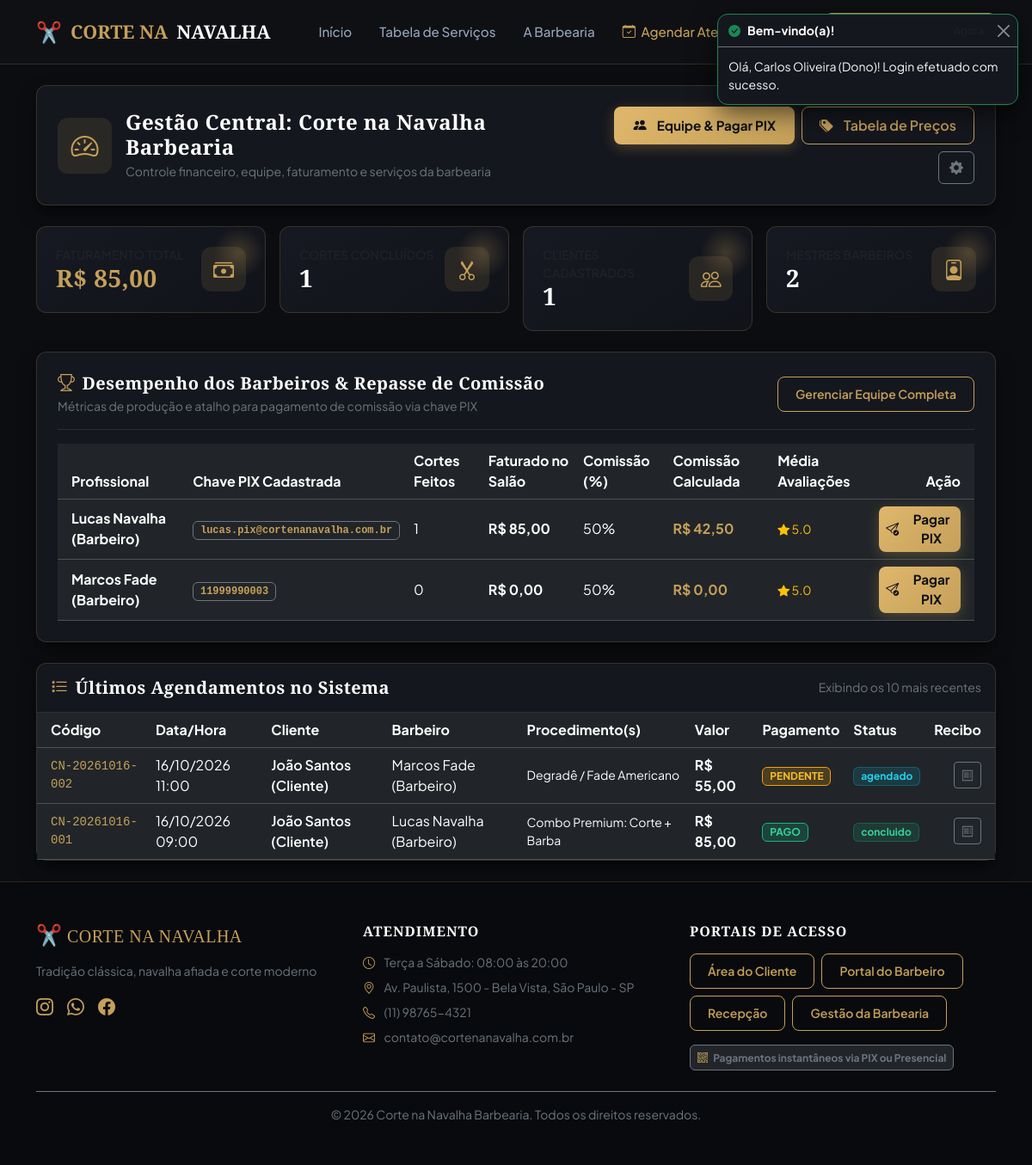
Page /admin/dashboard.php (signed in) on the committed database.
### tables this page shows
CREATE TABLE IF NOT EXISTS `configuracao_empresa` (
    `id` INT AUTO_INCREMENT PRIMARY KEY,
    `nome_barbearia` VARCHAR(150) NOT NULL DEFAULT 'Corte na Navalha Barbearia',
    `slogan` VARCHAR(255) DEFAULT 'Tradição, estilo e precisão em cada detalhe',
    `cnpj` VARCHAR(20) DEFAULT '12.345.678/0001-90',
    `telefone` VARCHAR(20) DEFAULT '(11) 98765-4321',
    `email` VARCHAR(100) DEFAULT 'contato@cortenanavalha.com.br',
    `endereco` VARCHAR(255) DEFAULT 'Rua dos Barbeiros, 777 - Centro, São Paulo - SP',
    `horario_abertura` TIME DEFAULT '08:00:00',
    `horario_fechamento` TIME DEFAULT '20:00:00',
    `chave_pix_principal` VARCHAR(100) DEFAULT 'pix@cortenanavalha.com.br',
    `tipo_chave_pix` VARCHAR(30) DEFAULT 'E-mail',
    `atualizado_em` TIMESTAMP DEFAULT CURRENT_TIMESTAMP ON UPDATE CURRENT_TIMESTAMP
);

CREATE TABLE IF NOT EXISTS `usuarios` (
    `id` INT AUTO_INCREMENT PRIMARY KEY,
    `nome` VARCHAR(150) NOT NULL,
    `email` VARCHAR(120) NOT NULL UNIQUE,
    `cpf` VARCHAR(20) NOT NULL UNIQUE,
    `telefone` VARCHAR(20) NOT NULL,
    `senha` VARCHAR(255) NOT NULL,
    `perfil` ENUM('cliente', 'barbeiro', 'recepcao', 'dono') NOT NULL DEFAULT 'cliente',
    `foto` VARCHAR(255) DEFAULT 'assets/img/default-avatar.png',
    `especialidade` VARCHAR(150) DEFAULT NULL,
    `chave_pix` VARCHAR(100) DEFAULT NULL,
    `tipo_chave_pix` VARCHAR(30) DEFAULT NULL,
    `comissao_percentual` DECIMAL(5,2) DEFAULT 50.00,
    `ativo` TINYINT(1) DEFAULT 1,
    `criado_em` TIMESTAMP DEFAULT CURRENT_TIMESTAMP
);

CREATE TABLE IF NOT EXISTS `agendamentos` (
    `id` INT AUTO_INCREMENT PRIMARY KEY,
    `codigo_reserva` VARCHAR(20) NOT NULL UNIQUE,
    `cliente_id` INT NOT NULL,
    `barbeiro_id` INT NOT NULL,
    `data_agendamento` DATE NOT NULL,
    `horario` TIME NOT NULL,
    `valor_total` DECIMAL(10,2) NOT NULL,
    `metodo_pagamento` ENUM('pix', 'recepcao') NOT NULL DEFAULT 'pix',
    `status_pagamento` ENUM('pendente', 'pago', 'cancelado') NOT NULL DEFAULT 'pendente',
    `status_atendimento` ENUM('agendado', 'em_atendimento', 'concluido', 'cancelado') NOT NULL DEFAULT 'agendado',
    `pix_copia_cola` TEXT DEFAULT NULL,
    `pix_txid` VARCHAR(100) DEFAULT NULL,
    `pix_pago_em` DATETIME DEFAULT NULL,
    `observacoes` TEXT DEFAULT NULL,
    `recebido_por_id` INT DEFAULT NULL,
    `criado_em` TIMESTAMP DEFAULT CURRENT_TIMESTAMP,
    CONSTRAINT `fk_agendamento_cliente` FOREIGN KEY (`cliente_id`) REFERENCES `usuarios` (`id`) ON DELETE CASCADE,
    CONSTRAINT `fk_agendamento_barbeiro` FOREIGN KEY (`barbeiro_id`) REFERENCES `usuarios` (`id`) ON DELETE RESTRICT,
    CONSTRAINT `fk_agendamento_recepcao` FOREIGN KEY (`recebido_por_id`) REFERENCES `usuarios` (`id`) ON DELETE SET NULL
);

### admin/dashboard.php (the view, shortened to what the rows shown need)
<?php
require_once __DIR__ . '/../config/db.php';
$pdo = getDBConnection();
$sqlBarbeiros = "
    SELECT u.id, u.nome, u.chave_pix, u.tipo_chave_pix, u.comissao_percentual,
           COUNT(a.id) as total_atendimentos,
           COALESCE(SUM(CASE WHEN a.status_pagamento = 'pago' THEN a.valor_total ELSE 0 END), 0) as total_faturado,
           COALESCE(AVG(av.estrelas), 5.0) as media_avaliacao
    FROM usuarios u
    LEFT JOIN agendamentos a ON a.barbeiro_id = u.id AND a.status_atendimento = 'concluido'
    LEFT JOIN avaliacoes av ON av.barbeiro_id = u.id
    WHERE u.perfil = 'barbeiro' AND u.ativo = 1
    GROUP BY u.id
    ORDER BY total_faturado DESC
";
$stmtPerf = $pdo->query($sqlBarbeiros);
$desempenhoBarbeiros = $stmtPerf->fetchAll();
$sqlRecentes = "
    SELECT a.*, c.nome as cliente_nome, b.nome as barbeiro_nome,
           GROUP_CONCAT(s.nome SEPARATOR ' + ') as procedimentos
    FROM agendamentos a
    JOIN usuarios c ON a.cliente_id = c.id
    JOIN usuarios b ON a.barbeiro_id = b.id
    JOIN agendamento_itens ai ON a.id = ai.agendamento_id
    JOIN servicos s ON ai.servico_id = s.id
    GROUP BY a.id
    ORDER BY a.id DESC
    LIMIT 10
";
$recentes = $pdo->query($sqlRecentes)->fetchAll();
require_once __DIR__ . '/../includes/header.php';
?>
<div class="container py-4">
    <div class="barber-card p-4 mb-4">
        <div class="row align-items-center g-3">
            <div class="col-md-7">
                <div class="d-flex align-items-center gap-3">
                    <div>
                        <h4 class="text-white fw-bold mb-1">Gestão Central: <?= htmlspecialchars($empresa['nome_barbearia']) ?></h4>
                        <p class="text-secondary small mb-0">Controle financeiro, equipe, faturamento e serviços da barbearia</p>
                    </div>
                </div>
            </div>
        </div>
    </div>
    <div class="barber-card p-4 mb-4">
        <div class="table-responsive">
            <table class="table table-dark table-hover mb-0 align-middle">
                <thead style="background: #111319;">
                    <tr>
                        <th class="ps-3">Profissional</th>
                        <th>Chave PIX Cadastrada</th>
                        <th>Cortes Feitos</th>
                        <th>Faturado no Salão</th>
                        <th>Comissão (%)</th>
                        <th>Comissão Calculada</th>
                        <th>Média Avaliações</th>
                        <th class="text-end pe-3">Ação</th>
                    </tr>
                </thead>
                <tbody>
                    <?php foreach ($desempenhoBarbeiros as $b): ?>
                        <?php
                            $comissaoPerc = (float)$b['comissao_percentual'];
                            $valorComissao = ((float)$b['total_faturado'] * $comissaoPerc) / 100;
                        ?>
                        <tr>
                            <td class="ps-3 fw-bold text-white"><?= htmlspecialchars($b['nome']) ?></td>
                            <td>
                                <span class="badge bg-dark border border-secondary text-gold font-monospace">
                                    <?= htmlspecialchars($b['chave_pix'] ?? 'Pendente') ?>
                                </span>
                            </td>
                            <td><?= (int)$b['total_atendimentos'] ?></td>
                            <td class="fw-bold">R$ <?= number_format($b['total_faturado'], 2, ',', '.') ?></td>
                            <td><?= number_format($comissaoPerc, 0) ?>%</td>
                            <td class="text-gold fw-bold">R$ <?= number_format($valorComissao, 2, ',', '.') ?></td>
                            <td>
                                <span class="text-warning small">
                                    <i class="bi bi-star-fill"></i> <?= number_format($b['media_avaliacao'], 1) ?>
                                </span>
                            </td>
                            <td class="text-end pe-3">
                                <a href="<?= BASE_URL ?>/admin/funcionarios.php?pagar_id=<?= $b['id'] ?>" class="btn btn-sm btn-gold py-1 px-2">
                                    <i class="bi bi-send-check me-1"></i> Pagar PIX
                                </a>
                            </td>
                        </tr>
                    <?php endforeach; ?>
                </tbody>
            </table>
        </div>
    </div>
    <div class="barber-card p-0">
        <div class="table-responsive">
            <table class="table table-dark table-hover mb-0 align-middle">
                <thead style="background: #111319;">
                    <tr>
                        <th class="ps-3">Código</th>
                        <th>Data/Hora</th>
                        <th>Cliente</th>
                        <th>Barbeiro</th>
                        <th>Procedimento(s)</th>
                        <th>Valor</th>
                        <th>Pagamento</th>
                        <th>Status</th>
                        <th class="text-end pe-3">Recibo</th>
                    </tr>
                </thead>
                <tbody>
                    <?php foreach ($recentes as $rec): ?>
                        <tr>
                            <td class="ps-3 font-monospace small text-gold"><?= htmlspecialchars($rec['codigo_reserva']) ?></td>
                            <td><?= date('d/m/Y', strtotime($rec['data_agendamento'])) ?> <?= substr($rec['horario'], 0, 5) ?></td>
                            <td class="fw-semibold text-white"><?= htmlspecialchars($rec['cliente_nome']) ?></td>
                            <td><?= htmlspecialchars($rec['barbeiro_nome']) ?></td>
                            <td class="small"><?= htmlspecialchars($rec['procedimentos']) ?></td>
                            <td class="fw-bold">R$ <?= number_format($rec['valor_total'], 2, ',', '.') ?></td>
                            <td>
                                <span class="badge badge-<?= $rec['status_pagamento'] ?>">
                                    <?= strtoupper($rec['status_pagamento']) ?>
                                </span>
                            </td>
                            <td>
                                <span class="badge badge-<?= $rec['status_atendimento'] ?>">
                                    <?= str_replace('_', ' ', $rec['status_atendimento']) ?>
                                </span>
                            </td>
                            <td class="text-end pe-3">
                                <a href="<?= BASE_URL ?>/cliente/comprovante.php?codigo=<?= urlencode($rec['codigo_reserva']) ?>" target="_blank" class="btn btn-sm btn-outline-secondary py-1 px-2">
                                    <i class="bi bi-receipt"></i>
                                </a>
                            </td>
                        </tr>
                    <?php endforeach; ?>
                </tbody>
            </table>
        </div>
    </div>
</div>
<?php require_once __DIR__ . '/../includes/footer.php'; ?>

### includes/footer.php (shortened to what the rows shown need)
</main>
<footer class="mt-auto py-5" style="background: #090a0d; border-top: 1px solid rgba(197, 160, 89, 0.2);">
    <div class="container">
        <div class="row g-4 mb-4">
            <div class="col-lg-4 col-md-6">
                <h5 class="brand-font text-gold mb-3">
                    <span class="fs-4">✂️</span> CORTE NA NAVALHA
                </h5>
                <p class="text-secondary small">
                    <?= htmlspecialchars($empresa['slogan'] ?? 'Tradição, estilo e precisão em cada detalhe.') ?>
                </p>
                <div class="d-flex gap-3 mt-3">
                    <a href="#" class="text-gold fs-5" aria-label="Instagram"><i class="bi bi-instagram"></i></a>
                    <a href="#" class="text-gold fs-5" aria-label="WhatsApp"><i class="bi bi-whatsapp"></i></a>
                    <a href="#" class="text-gold fs-5" aria-label="Facebook"><i class="bi bi-facebook"></i></a>
                </div>
            </div>
            <div class="col-lg-4 col-md-6">
                <ul class="list-unstyled text-secondary small mb-0">
                    <li class="mb-2"><i class="bi bi-clock me-2 text-gold"></i> Terça a Sábado: 08:00 às 20:00</li>
                    <li class="mb-2"><i class="bi bi-geo-alt me-2 text-gold"></i> <?= htmlspecialchars($empresa['endereco'] ?? 'São Paulo - SP') ?></li>
                    <li class="mb-2"><i class="bi bi-telephone me-2 text-gold"></i> <?= htmlspecialchars($empresa['telefone'] ?? '(11) 98765-4321') ?></li>
                    <li><i class="bi bi-envelope me-2 text-gold"></i> <?= htmlspecialchars($empresa['email'] ?? 'contato@cortenanavalha.com.br') ?></li>
                </ul>
            </div>
        </div>
    </div>
</footer>
</body>
</html>

### rows in the picture
configuracao_empresa: nome_barbearia "Corte na Navalha Barbearia", slogan "Tradição clássica, navalha afiada e corte moderno", endereco "Av. Paulista, 1500 - Bela Vista, São Paulo - SP", telefone "(11) 98765-4321", email "contato@cortenanavalha.com.br"
usuarios: nome "Lucas Navalha (Barbeiro)", chave_pix "lucas.pix@cortenanavalha.com.br", total_atendimentos "1", total_faturado "85,00", comissao_percentual "50", valorComissao "42,50", media_avaliacao "5.0"
usuarios: nome "Marcos Fade (Barbeiro)", chave_pix "11999990003", total_atendimentos "0", total_faturado "0,00", comissao_percentual "50", valorComissao "0,00", media_avaliacao "5.0"
agendamentos: codigo_reserva "CN-20261016-002", data_agendamento "16/10/2026", horario "11:00", cliente.nome "João Santos (Cliente)", barbeiro.nome "Marcos Fade (Barbeiro)", procedimentos "Degradê / Fade Americano", valor_total "55,00", status_pagamento "PENDENTE", status_atendimento "agendado"
agendamentos: codigo_reserva "CN-20261016-001", data_agendamento "16/10/2026", horario "09:00", cliente.nome "João Santos (Cliente)", barbeiro.nome "Lucas Navalha (Barbeiro)", procedimentos "Combo Premium: Corte + Barba", valor_total "85,00", status_pagamento "PAGO", status_atendimento "concluido"

### other values in the picture
$toast['titulo'] "Bem-vindo(a)!"
$toast['mensagem'] "Olá, Carlos Oliveira (Dono)! Login efetuado com sucesso."
$totalFaturamento "85,00"
$totalCortes "1"
$totalClientes "1"
$totalBarbeiros "2"
